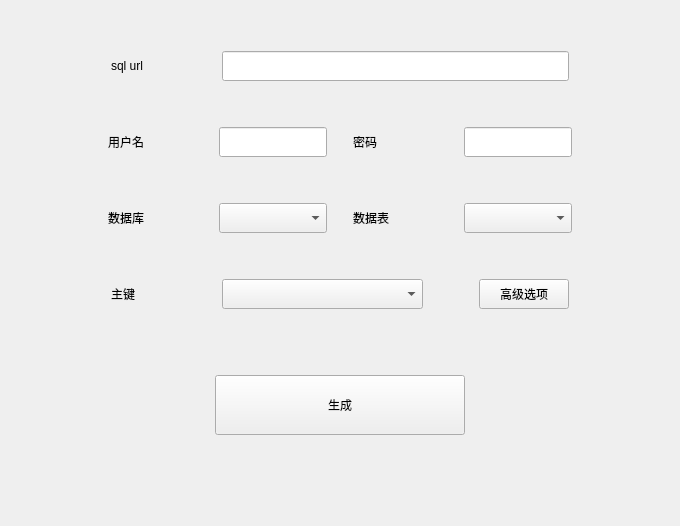
        <widget class="QWidget" name="codegen_page">
         <layout class="QVBoxLayout" name="verticalLayout_2">
          <item>
           <spacer name="verticalSpacer_11">
            <property name="orientation">
             <enum>Qt::Vertical</enum>
            </property>
            <property name="sizeType">
             <enum>QSizePolicy::Fixed</enum>
            </property>
            <property name="sizeHint" stdset="0">
             <size>
              <width>20</width>
              <height>40</height>
             </size>
            </property>
           </spacer>
          </item>
          <item>
           <layout class="QHBoxLayout" name="horizontalLayout_3">
            <item>
             <spacer name="horizontalSpacer_27">
              <property name="orientation">
               <enum>Qt::Horizontal</enum>
              </property>
              <property name="sizeType">
               <enum>QSizePolicy::Fixed</enum>
              </property>
              <property name="sizeHint" stdset="0">
               <size>
                <width>100</width>
                <height>20</height>
               </size>
              </property>
             </spacer>
            </item>
            <item>
             <widget class="QLabel" name="sqlurl_label">
              <property name="sizePolicy">
               <sizepolicy hsizetype="Fixed" vsizetype="Fixed">
                <horstretch>0</horstretch>
                <verstretch>0</verstretch>
               </sizepolicy>
              </property>
              <property name="minimumSize">
               <size>
                <width>90</width>
                <height>30</height>
               </size>
              </property>
              <property name="maximumSize">
               <size>
                <width>90</width>
                <height>30</height>
               </size>
              </property>
              <property name="text">
               <string>sql url</string>
              </property>
             </widget>
            </item>
            <item>
             <spacer name="horizontalSpacer_29">
              <property name="orientation">
               <enum>Qt::Horizontal</enum>
              </property>
              <property name="sizeType">
               <enum>QSizePolicy::Fixed</enum>
              </property>
              <property name="sizeHint" stdset="0">
               <size>
                <width>15</width>
                <height>20</height>
               </size>
              </property>
             </spacer>
            </item>
            <item>
             <widget class="QLineEdit" name="sql_url_lineEdit">
              <property name="minimumSize">
               <size>
                <width>0</width>
                <height>30</height>
               </size>
              </property>
              <property name="maximumSize">
               <size>
                <width>16777215</width>
                <height>30</height>
               </size>
              </property>
             </widget>
            </item>
            <item>
             <spacer name="horizontalSpacer_28">
              <property name="orientation">
               <enum>Qt::Horizontal</enum>
              </property>
              <property name="sizeType">
               <enum>QSizePolicy::Fixed</enum>
              </property>
              <property name="sizeHint" stdset="0">
               <size>
                <width>100</width>
                <height>20</height>
               </size>
              </property>
             </spacer>
            </item>
           </layout>
          </item>
          <item>
           <spacer name="verticalSpacer_12">
            <property name="orientation">
             <enum>Qt::Vertical</enum>
            </property>
            <property name="sizeType">
             <enum>QSizePolicy::Fixed</enum>
            </property>
            <property name="sizeHint" stdset="0">
             <size>
              <width>20</width>
              <height>40</height>
             </size>
            </property>
           </spacer>
          </item>
          <item>
           <layout class="QHBoxLayout" name="horizontalLayout_4">
            <item>
             <spacer name="horizontalSpacer_30">
              <property name="orientation">
               <enum>Qt::Horizontal</enum>
              </property>
              <property name="sizeType">
               <enum>QSizePolicy::Fixed</enum>
              </property>
              <property name="sizeHint" stdset="0">
               <size>
                <width>97</width>
                <height>17</height>
               </size>
              </property>
             </spacer>
            </item>
            <item>
             <widget class="QLabel" name="sqlusername_label">
              <property name="sizePolicy">
               <sizepolicy hsizetype="Fixed" vsizetype="Fixed">
                <horstretch>0</horstretch>
                <verstretch>0</verstretch>
               </sizepolicy>
              </property>
              <property name="minimumSize">
               <size>
                <width>90</width>
                <height>30</height>
               </size>
              </property>
              <property name="maximumSize">
               <size>
                <width>90</width>
                <height>30</height>
               </size>
              </property>
              <property name="text">
               <string>用户名</string>
              </property>
             </widget>
            </item>
            <item>
             <spacer name="horizontalSpacer_36">
              <property name="orientation">
               <enum>Qt::Horizontal</enum>
              </property>
              <property name="sizeType">
               <enum>QSizePolicy::Fixed</enum>
              </property>
              <property name="sizeHint" stdset="0">
               <size>
                <width>15</width>
                <height>17</height>
               </size>
              </property>
             </spacer>
            </item>
            <item>
             <widget class="QLineEdit" name="sqlusername_lineEdit">
              <property name="minimumSize">
               <size>
                <width>0</width>
                <height>30</height>
               </size>
              </property>
              <property name="maximumSize">
               <size>
                <width>16777215</width>
                <height>30</height>
               </size>
              </property>
             </widget>
            </item>
            <item>
             <spacer name="horizontalSpacer_38">
              <property name="orientation">
               <enum>Qt::Horizontal</enum>
              </property>
              <property name="sizeType">
               <enum>QSizePolicy::Fixed</enum>
              </property>
              <property name="sizeHint" stdset="0">
               <size>
                <width>20</width>
                <height>17</height>
               </size>
              </property>
             </spacer>
            </item>
            <item>
             <widget class="QLabel" name="sqlpwd_label">
              <property name="sizePolicy">
               <sizepolicy hsizetype="Fixed" vsizetype="Fixed">
                <horstretch>0</horstretch>
                <verstretch>0</verstretch>
               </sizepolicy>
              </property>
              <property name="minimumSize">
               <size>
                <width>90</width>
                <height>30</height>
               </size>
              </property>
              <property name="maximumSize">
               <size>
                <width>90</width>
                <height>30</height>
               </size>
              </property>
              <property name="text">
               <string>密码</string>
              </property>
             </widget>
            </item>
            <item>
             <spacer name="horizontalSpacer_41">
              <property name="orientation">
               <enum>Qt::Horizontal</enum>
              </property>
              <property name="sizeType">
               <enum>QSizePolicy::Fixed</enum>
              </property>
              <property name="sizeHint" stdset="0">
               <size>
                <width>15</width>
                <height>17</height>
               </size>
              </property>
             </spacer>
            </item>
            <item>
             <widget class="QLineEdit" name="sqlpwd_lineEdit">
              <property name="minimumSize">
               <size>
                <width>0</width>
                <height>30</height>
               </size>
              </property>
              <property name="maximumSize">
               <size>
                <width>16777215</width>
                <height>30</height>
               </size>
              </property>
             </widget>
            </item>
            <item>
             <spacer name="horizontalSpacer_35">
              <property name="orientation">
               <enum>Qt::Horizontal</enum>
              </property>
              <property name="sizeType">
               <enum>QSizePolicy::Fixed</enum>
              </property>
              <property name="sizeHint" stdset="0">
               <size>
                <width>97</width>
                <height>17</height>
               </size>
              </property>
             </spacer>
            </item>
           </layout>
          </item>
          <item>
           <spacer name="verticalSpacer_13">
            <property name="orientation">
             <enum>Qt::Vertical</enum>
            </property>
            <property name="sizeType">
             <enum>QSizePolicy::Fixed</enum>
            </property>
            <property name="sizeHint" stdset="0">
             <size>
              <width>20</width>
              <height>40</height>
             </size>
            </property>
           </spacer>
          </item>
          <item>
           <layout class="QHBoxLayout" name="horizontalLayout_15">
            <item>
             <spacer name="horizontalSpacer_31">
              <property name="orientation">
               <enum>Qt::Horizontal</enum>
              </property>
              <property name="sizeType">
               <enum>QSizePolicy::Fixed</enum>
              </property>
              <property name="sizeHint" stdset="0">
               <size>
                <width>97</width>
                <height>17</height>
               </size>
              </property>
             </spacer>
            </item>
            <item>
             <widget class="QLabel" name="database_label">
              <property name="sizePolicy">
               <sizepolicy hsizetype="Fixed" vsizetype="Fixed">
                <horstretch>0</horstretch>
                <verstretch>0</verstretch>
               </sizepolicy>
              </property>
              <property name="minimumSize">
               <size>
                <width>90</width>
                <height>30</height>
               </size>
              </property>
              <property name="maximumSize">
               <size>
                <width>90</width>
                <height>30</height>
               </size>
              </property>
              <property name="text">
               <string>数据库</string>
              </property>
             </widget>
            </item>
            <item>
             <spacer name="horizontalSpacer_37">
              <property name="orientation">
               <enum>Qt::Horizontal</enum>
              </property>
              <property name="sizeType">
               <enum>QSizePolicy::Fixed</enum>
              </property>
              <property name="sizeHint" stdset="0">
               <size>
                <width>15</width>
                <height>17</height>
               </size>
              </property>
             </spacer>
            </item>
            <item>
             <widget class="QComboBox" name="database_comboBox">
              <property name="minimumSize">
               <size>
                <width>0</width>
                <height>30</height>
               </size>
              </property>
              <property name="maximumSize">
               <size>
                <width>16777215</width>
                <height>30</height>
               </size>
              </property>
             </widget>
            </item>
            <item>
             <spacer name="horizontalSpacer_39">
              <property name="orientation">
               <enum>Qt::Horizontal</enum>
              </property>
              <property name="sizeType">
               <enum>QSizePolicy::Fixed</enum>
              </property>
              <property name="sizeHint" stdset="0">
               <size>
                <width>20</width>
                <height>17</height>
               </size>
              </property>
             </spacer>
            </item>
            <item>
             <widget class="QLabel" name="datatable_label">
              <property name="sizePolicy">
               <sizepolicy hsizetype="Fixed" vsizetype="Fixed">
                <horstretch>0</horstretch>
                <verstretch>0</verstretch>
               </sizepolicy>
              </property>
              <property name="minimumSize">
               <size>
                <width>90</width>
                <height>30</height>
               </size>
              </property>
              <property name="maximumSize">
               <size>
                <width>90</width>
                <height>30</height>
               </size>
              </property>
              <property name="text">
               <string>数据表</string>
              </property>
             </widget>
            </item>
            <item>
             <spacer name="horizontalSpacer_40">
              <property name="orientation">
               <enum>Qt::Horizontal</enum>
              </property>
              <property name="sizeType">
               <enum>QSizePolicy::Fixed</enum>
              </property>
              <property name="sizeHint" stdset="0">
               <size>
                <width>15</width>
                <height>17</height>
               </size>
              </property>
             </spacer>
            </item>
            <item>
             <widget class="QComboBox" name="datatable_comboBox">
              <property name="minimumSize">
               <size>
                <width>0</width>
                <height>30</height>
               </size>
              </property>
              <property name="maximumSize">
               <size>
                <width>16777215</width>
                <height>30</height>
               </size>
              </property>
             </widget>
            </item>
            <item>
             <spacer name="horizontalSpacer_34">
              <property name="orientation">
               <enum>Qt::Horizontal</enum>
              </property>
              <property name="sizeType">
               <enum>QSizePolicy::Fixed</enum>
              </property>
              <property name="sizeHint" stdset="0">
               <size>
                <width>97</width>
                <height>17</height>
               </size>
              </property>
             </spacer>
            </item>
           </layout>
          </item>
          <item>
           <spacer name="verticalSpacer_14">
            <property name="orientation">
             <enum>Qt::Vertical</enum>
            </property>
            <property name="sizeType">
             <enum>QSizePolicy::Fixed</enum>
            </property>
            <property name="sizeHint" stdset="0">
             <size>
              <width>20</width>
              <height>40</height>
             </size>
            </property>
           </spacer>
          </item>
          <item>
           <layout class="QHBoxLayout" name="horizontalLayout_19">
            <item>
             <spacer name="horizontalSpacer_42">
              <property name="orientation">
               <enum>Qt::Horizontal</enum>
              </property>
              <property name="sizeType">
               <enum>QSizePolicy::Fixed</enum>
              </property>
              <property name="sizeHint" stdset="0">
               <size>
                <width>100</width>
                <height>20</height>
               </size>
              </property>
             </spacer>
            </item>
            <item>
             <widget class="QLabel" name="label">
              <property name="sizePolicy">
               <sizepolicy hsizetype="Fixed" vsizetype="Fixed">
                <horstretch>0</horstretch>
                <verstretch>0</verstretch>
               </sizepolicy>
              </property>
              <property name="minimumSize">
               <size>
                <width>90</width>
                <height>30</height>
               </size>
              </property>
              <property name="maximumSize">
               <size>
                <width>90</width>
                <height>30</height>
               </size>
              </property>
              <property name="text">
               <string>主键</string>
              </property>
             </widget>
            </item>
            <item>
             <spacer name="horizontalSpacer_44">
              <property name="orientation">
               <enum>Qt::Horizontal</enum>
              </property>
              <property name="sizeType">
               <enum>QSizePolicy::Fixed</enum>
              </property>
              <property name="sizeHint" stdset="0">
               <size>
                <width>15</width>
                <height>20</height>
               </size>
              </property>
             </spacer>
            </item>
            <item>
             <widget class="QComboBox" name="comboBox">
              <property name="sizePolicy">
               <sizepolicy hsizetype="Expanding" vsizetype="Fixed">
                <horstretch>0</horstretch>
                <verstretch>0</verstretch>
               </sizepolicy>
              </property>
              <property name="minimumSize">
               <size>
                <width>0</width>
                <height>30</height>
               </size>
              </property>
              <property name="maximumSize">
               <size>
                <width>16777215</width>
                <height>30</height>
               </size>
              </property>
             </widget>
            </item>
            <item>
             <spacer name="horizontalSpacer_45">
              <property name="orientation">
               <enum>Qt::Horizontal</enum>
              </property>
              <property name="sizeType">
               <enum>QSizePolicy::Fixed</enum>
              </property>
              <property name="sizeHint" stdset="0">
               <size>
                <width>50</width>
                <height>20</height>
               </size>
              </property>
             </spacer>
            </item>
            <item>
             <widget class="QPushButton" name="pushButton_6">
              <property name="sizePolicy">
               <sizepolicy hsizetype="Fixed" vsizetype="Fixed">
                <horstretch>0</horstretch>
                <verstretch>0</verstretch>
               </sizepolicy>
              </property>
              <property name="minimumSize">
               <size>
                <width>90</width>
                <height>30</height>
               </size>
              </property>
              <property name="maximumSize">
               <size>
                <width>90</width>
                <height>30</height>
               </size>
              </property>
              <property name="text">
               <string>高级选项</string>
              </property>
             </widget>
            </item>
            <item>
             <spacer name="horizontalSpacer_43">
              <property name="orientation">
               <enum>Qt::Horizontal</enum>
              </property>
              <property name="sizeType">
               <enum>QSizePolicy::Fixed</enum>
              </property>
              <property name="sizeHint" stdset="0">
               <size>
                <width>100</width>
                <height>20</height>
               </size>
              </property>
             </spacer>
            </item>
           </layout>
          </item>
          <item>
           <spacer name="verticalSpacer_16">
            <property name="orientation">
             <enum>Qt::Vertical</enum>
            </property>
            <property name="sizeType">
             <enum>QSizePolicy::Fixed</enum>
            </property>
            <property name="sizeHint" stdset="0">
             <size>
              <width>20</width>
              <height>60</height>
             </size>
            </property>
           </spacer>
          </item>
          <item>
           <layout class="QHBoxLayout" name="horizontalLayout_18">
            <item>
             <spacer name="horizontalSpacer_32">
              <property name="orientation">
               <enum>Qt::Horizontal</enum>
              </property>
              <property name="sizeType">
               <enum>QSizePolicy::Expanding</enum>
              </property>
              <property name="sizeHint" stdset="0">
               <size>
                <width>97</width>
                <height>17</height>
               </size>
              </property>
             </spacer>
            </item>
            <item>
             <widget class="QPushButton" name="pushButton">
              <property name="sizePolicy">
               <sizepolicy hsizetype="Fixed" vsizetype="Fixed">
                <horstretch>0</horstretch>
                <verstretch>0</verstretch>
               </sizepolicy>
              </property>
              <property name="minimumSize">
               <size>
                <width>250</width>
                <height>60</height>
               </size>
              </property>
              <property name="maximumSize">
               <size>
                <width>250</width>
                <height>60</height>
               </size>
              </property>
              <property name="text">
               <string>生成</string>
              </property>
             </widget>
            </item>
            <item>
             <spacer name="horizontalSpacer_33">
              <property name="orientation">
               <enum>Qt::Horizontal</enum>
              </property>
              <property name="sizeType">
               <enum>QSizePolicy::Expanding</enum>
              </property>
              <property name="sizeHint" stdset="0">
               <size>
                <width>97</width>
                <height>17</height>
               </size>
              </property>
             </spacer>
            </item>
           </layout>
          </item>
          <item>
           <spacer name="verticalSpacer_15">
            <property name="orientation">
             <enum>Qt::Vertical</enum>
            </property>
            <property name="sizeHint" stdset="0">
             <size>
              <width>20</width>
              <height>80</height>
             </size>
            </property>
           </spacer>
          </item>
         </layout>
        </widget>
